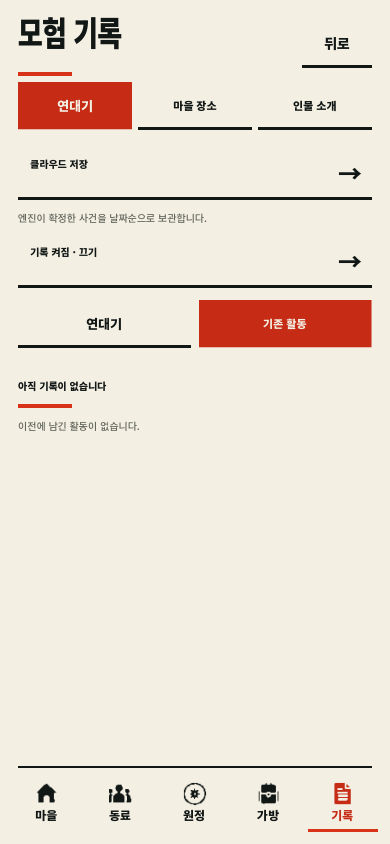
#> input picture verification/chronicle-r22/render/legacy-390x844.png, 390 x 844 px, given in place of victory-390.png, which was not available
$ python town_r21_round5_compare.py
#> lines starting #> are read from the running program, lines starting #| are printed output that depends on the picture
"""Reviewable reference|game pairs for both phone widths and the new editor."""
from pathlib import Path
import json
from PIL import Image,ImageDraw,ImageFont
R=Path(__file__).resolve().parents[1];O=R/'verification/town-r21';V=O/'round5';C=O/'compare-round5';C.mkdir(exist_ok=True)
font=ImageFont.truetype('C:/Windows/Fonts/malgun.ttf',15)
pairs=[];records=[]
specs=[('victory',390,'11-battle-results-1'),('defeat',390,'11-battle-results-2'),('victory',360,'11-battle-results-1'),('defeat',360,'11-battle-results-2'),('research-draft',390,'04-guild-2'),('research-saved',390,'04-guild-2')]
for name,width,refname in specs:
    source=(O/'round3' if name in ['victory','defeat'] else V)/'render'/f'{name}-{width}.png'
    actual=Image.open(source).convert('RGB');ref=Image.open(O/'panels'/f'{refname}.png').convert('RGB')
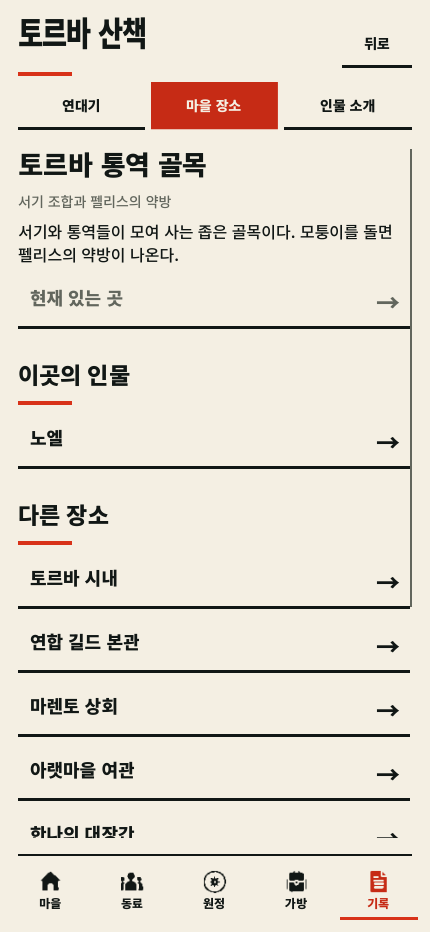
#> input picture verification/chronicle-r22/render/place-alley-430x932.png, 430 x 932 px, given in place of 11-battle-results-1.png, which was not available
    (V/'render').mkdir(exist_ok=True)
    if name in ['victory','defeat']:actual.save(V/'render'/source.name)
    pair=Image.new('RGB',(780,872),'#f4efe3');ImageDraw.Draw(pair).text((8,3),f'{name} · {width}px · 시안 | 게임',font=font,fill='#111715')
#> after `pair = Image.new('RGB', (780, 872), '#f4efe3')`:
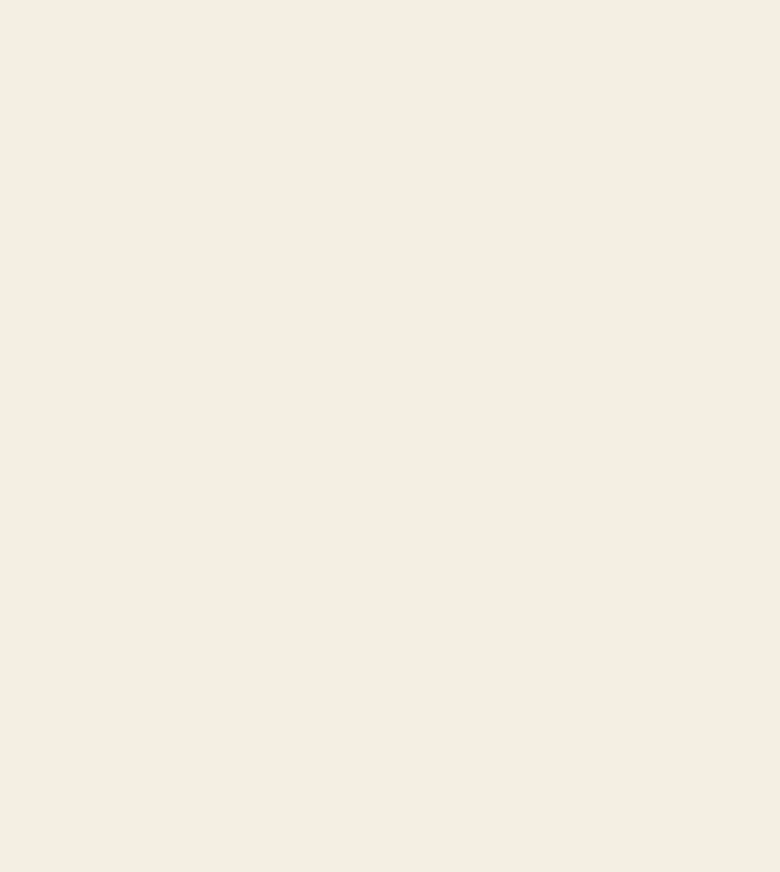
#> pair: PIL image 780x872 RGB; mean R, G, B 244, 239, 227
    pair.paste(ref.resize((390,844)),(0,28));pair.paste(actual.resize((390,844)),(390,28))
#> after `pair.paste(ref.resize((390, 844)), (0, 28))`:
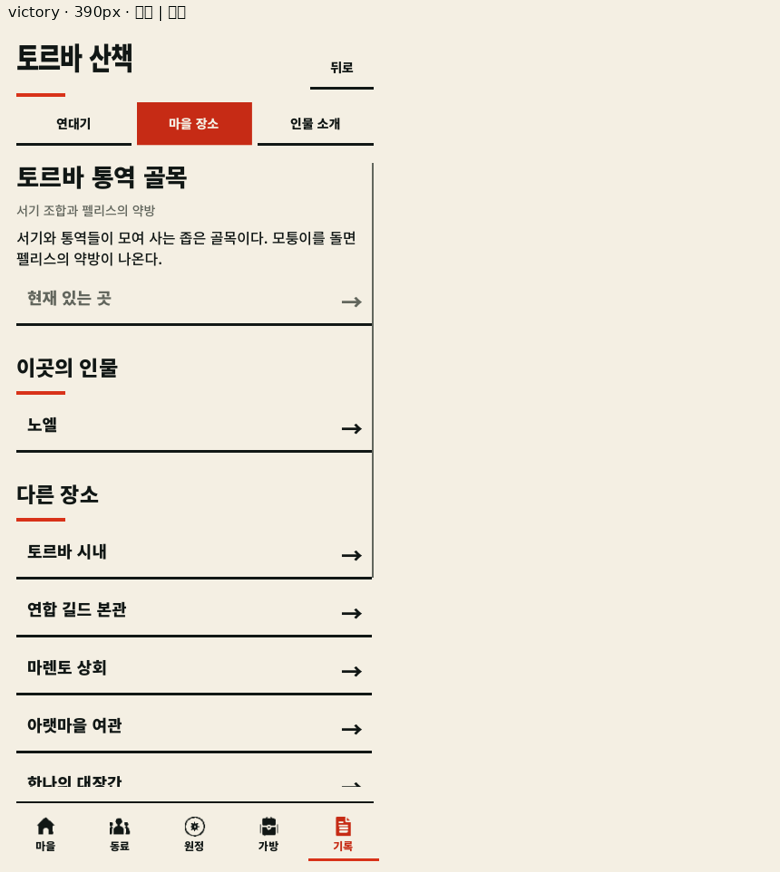
#> pair: PIL image 780x872 RGB; mean R, G, B 236.8, 230.8, 219.1
#> after `pair.paste(actual.resize((390, 844)), (390, 28))`:
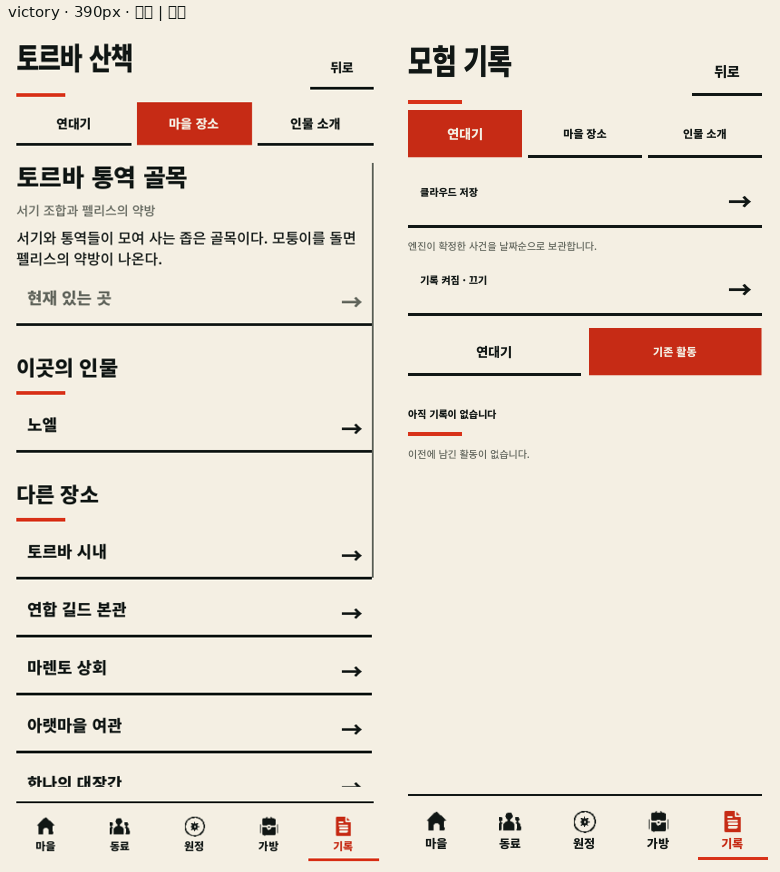
#> pair: PIL image 780x872 RGB; mean R, G, B 232.7, 223.8, 212
#> (the run stopped early here; a loop or call above may not have finished)
